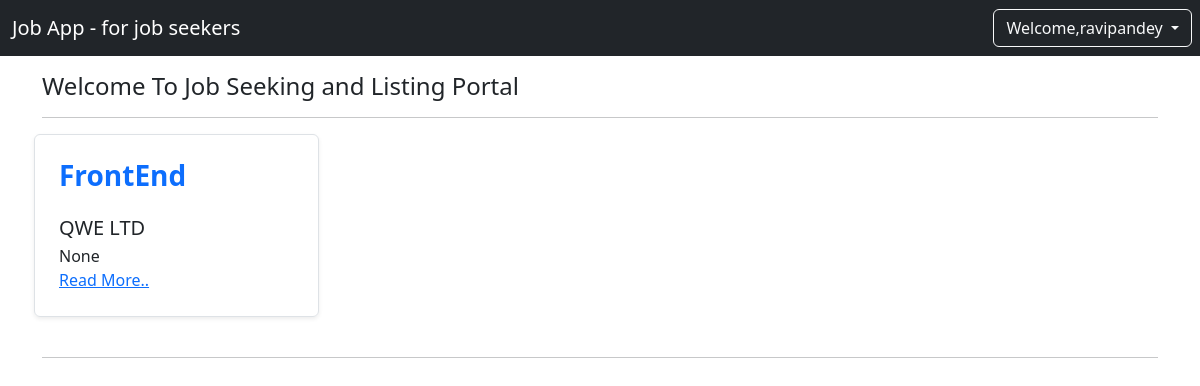
The app's page /jobs/ (signed in) with its own data.
### hire/models.py (models this page shows, shortened)
class jobPost(models.Model):
    job_id = models.AutoField(primary_key=True)
    job_title = models.CharField(max_length=50,default='0')
    company_name = models.CharField(max_length=50,default='0')
    branch = models.CharField(max_length=10,default=None)
    location = models.CharField(max_length=50,default='0')
    salary = models.CharField(max_length=50,default='0')
    experience = models.CharField(max_length=50,default='0')
    pub_date = models.DateTimeField(datetime.now(),null=True)
    job_description = models.CharField(max_length=50,default='00')

### jobs/views.py (the view)
# urls.py: path('' , views.index , name ="hirehome"),
def index(request):
    item = jobPost.objects.all()
    print(item)
    return render(request,'jobs/index.html',{'job':item})

### jobs/templates/jobs/index.html (shortened to what this page needs)
{%extends 'jobs/basic.html'%}
{%block body%}
<div class="container mt-3">
    <h4>Welcome To Job Seeking and Listing Portal</h4>
    <hr>
    <div class="row my-2">
        {% for item in job %}
        <div class="col-md-3 mx-1">
            <div class="row no-gutters border rounded overflow-hidden flex-md-row mb-4 shadow-sm h-md-250 position-relative">
                <div class="col p-4 d-flex flex-column position-static">
                    <h3><strong class="d-inline-block mb-2 text-primary">
                        {{item.job_title}}</h3>
                    <h5 class="mb-0">{{item.company_name}}</h5>
                    <p class="card-text mb-auto">{{item.pub_date}}</p>
                    <a href="jobPost/{{item.job_id}}" class="stretched-link">Read More..</a>
                </div>
            </div>
        </div>
        {%endfor%}</div>
        <hr>
</div>
{%endblock%}

### jobs/templates/jobs/basic.html (shortened to what this page needs)
<!doctype html>
<html lang="en">
<head>
  <link href="https://cdn.jsdelivr.net/npm/bootstrap@5.2.2/dist/css/bootstrap.min.css" rel="stylesheet"
>
</head>
<body>
  <nav class="navbar navbar-expand-lg navbar-dark bg-dark">
    <div class="container-fluid">
      <a class="navbar-brand" href="/jobs">Job App - for job seekers</a>
    </div>
    {%if user.is_authenticated%}
    <div class="dropdown">
      <button class="btn btn-outline-light dropdown-toggle mx-2" type="button" data-bs-toggle="dropdown" aria-expanded="false">
        Welcome,{{user.username}}
      </button>
    </div>
    {%endif%}
  </nav>
  {% block body %} {% endblock %}
</body>
</html>

### records on screen
jobPost: job_title "FrontEnd", company_name "QWE LTD", pub_date "None"

### other values on screen
{{ user.username }} "ravipandey"
